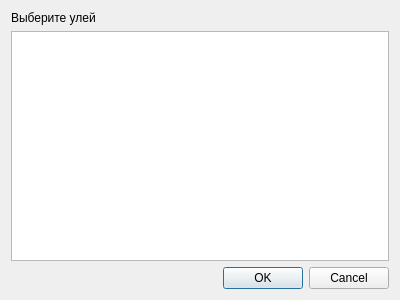
<?xml version="1.0" encoding="UTF-8"?>
<ui version="4.0">
 <class>Dialog_OpenUlei</class>
 <widget class="QDialog" name="Dialog_OpenUlei">
  <property name="geometry">
   <rect>
    <x>0</x>
    <y>0</y>
    <width>400</width>
    <height>300</height>
   </rect>
  </property>
  <property name="windowTitle">
   <string>Открыть улей</string>
  </property>
  <layout class="QGridLayout" name="gridLayout">
   <item row="1" column="0">
    <widget class="QTableWidget" name="tableWidget"/>
   </item>
   <item row="0" column="0">
    <widget class="QLabel" name="label">
     <property name="text">
      <string>Выберите улей</string>
     </property>
    </widget>
   </item>
   <item row="2" column="0">
    <widget class="QDialogButtonBox" name="buttonBox">
     <property name="orientation">
      <enum>Qt::Horizontal</enum>
     </property>
     <property name="standardButtons">
      <set>QDialogButtonBox::Cancel|QDialogButtonBox::Ok</set>
     </property>
    </widget>
   </item>
  </layout>
 </widget>
 <resources/>
 <connections>
  <connection>
   <sender>buttonBox</sender>
   <signal>accepted()</signal>
   <receiver>Dialog_OpenUlei</receiver>
   <slot>accept()</slot>
   <hints>
    <hint type="sourcelabel">
     <x>248</x>
     <y>254</y>
    </hint>
    <hint type="destinationlabel">
     <x>157</x>
     <y>274</y>
    </hint>
   </hints>
  </connection>
  <connection>
   <sender>buttonBox</sender>
   <signal>rejected()</signal>
   <receiver>Dialog_OpenUlei</receiver>
   <slot>reject()</slot>
   <hints>
    <hint type="sourcelabel">
     <x>316</x>
     <y>260</y>
    </hint>
    <hint type="destinationlabel">
     <x>286</x>
     <y>274</y>
    </hint>
   </hints>
  </connection>
 </connections>
</ui>
